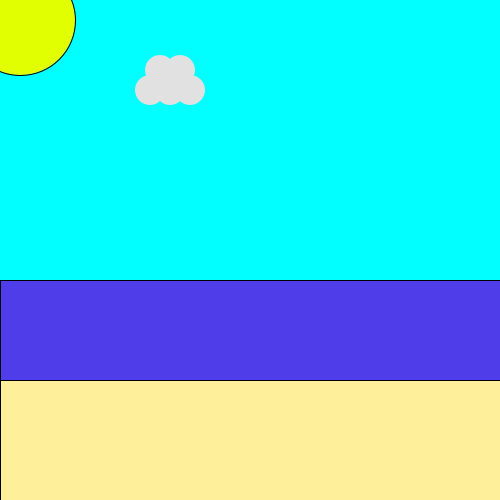
Frame 1 (no input)
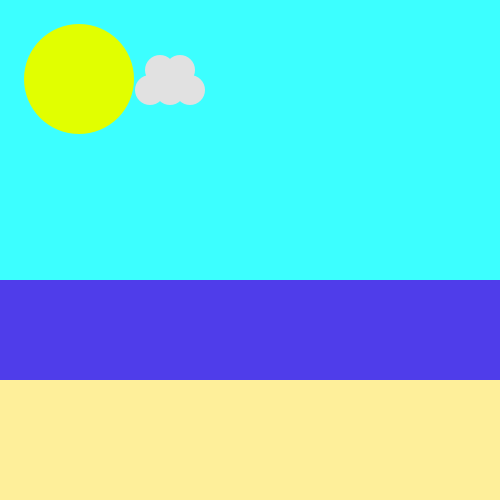
Frame 60 (the mouse pressed at the canvas centre just before this capture)
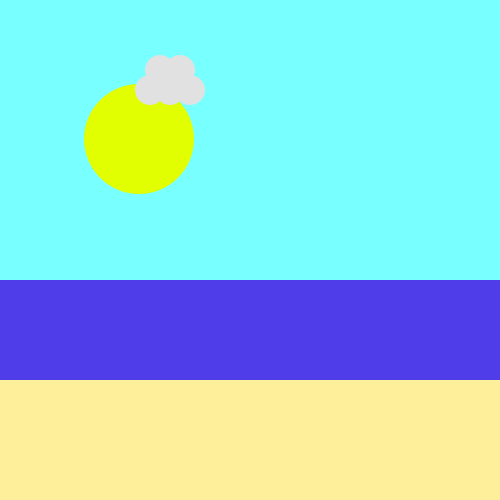
Frame 120 (the mouse held since frame 60 and released just before this capture)

The Processing sketch that drew these frames (run headless with seeded random() and noise(); from frame 60 on, the mouse is pressed at the canvas centre):

// Processing sketch: starterLab1
// ── starterLab1.pde
int r=0;
int x=20;
int y=20;
void setup(){
  size(500, 500);
  
}


void draw(){
  background(128, 248, 255);
  sky();
  fill(225, 255, 0);
  ellipse(x, y, 110, 110);
  x++;
  y++;
  fill(254,239,154);
  rect(0,380,500 ,300);
  fill(79,61,234);
  rect(0,280,500,100);
 noStroke();
  fill(225,225,225);
  ellipse(150,90,30,30);
  ellipse(170,90,30,30);
  ellipse(190,90,30,30);
  ellipse(180,70,30,30);
  ellipse(160,70,30,30);
}
  
  void sky(){
  boolean check=false;
  if (r==255) {
    check=true;
  }

  if (r<=100) {
    check=false;
  }

  if (check==false) {
    r++;
  } else {
    r--;
  }

  background(r, 255, 255);

  }
  
